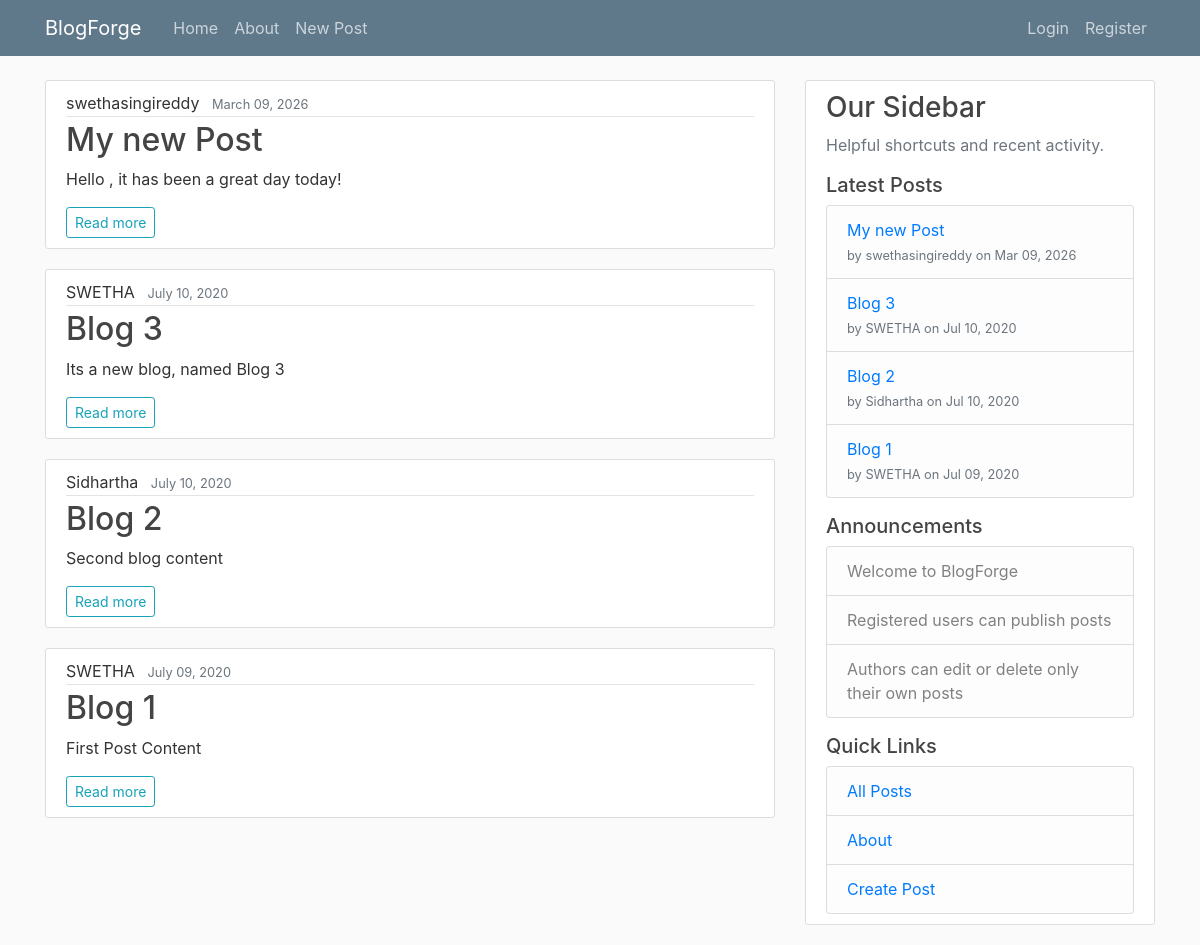
The page / on the database its author committed.
### sweblog/models.py (models this page shows, shortened)
class Post(models.Model):
    title = models.CharField(max_length=100)
    content = models.TextField()
    date_posted = models.DateTimeField(default=timezone.now)
    author = models.ForeignKey(User, on_delete=models.CASCADE)
    class Meta:
        ordering = ['-date_posted']

### sweblog/views.py (the view)
# urls.py: path('', PostListView.as_view(), name='blog-home'),
class PostListView(ListView):
    model = Post
    template_name = 'sweblog/home.html'
    context_object_name = 'posts'
    paginate_by = 5
    def get_context_data(self, **kwargs):
        context = super().get_context_data(**kwargs)
        context.update(sidebar_context())
        return context

### sweblog/views.py (called while the page is built)
def sidebar_context():
    latest_posts = Post.objects.select_related('author').order_by('-date_posted')[:5]
    return {
        'latest_posts': latest_posts,
        'announcements': [
            'Welcome to BlogForge',
            'Registered users can publish posts',
            'Authors can edit or delete only their own posts',
        ],
        'quick_links': [
            {'label': 'All Posts', 'url_name': 'blog-home'},
            {'label': 'About', 'url_name': 'blog-about'},
            {'label': 'Create Post', 'url_name': 'post-create'},
        ],
    }

### sweblog/templates/sweblog/home.html (shortened to what this page needs)
{% extends "sweblog/base.html" %}
{% block content %}
  {% for post in posts %}
    <article class="media content-section">
      <div class="media-body">
        <div class="article-metadata">
          <span class="mr-2">{{ post.author }}</span>
          <small class="text-muted">{{ post.date_posted|date:"F d, Y" }}</small>
        </div>
        <h2><a class="article-title" href="{% url 'post-detail' post.pk %}">{{ post.title }}</a></h2>
        <p class="article-content">{{ post.content|truncatewords:35 }}</p>
        <a class="btn btn-outline-info btn-sm" href="{% url 'post-detail' post.pk %}">Read more</a>
      </div>
    </article>
  {% empty %}
    <div class="content-section">
      <h3>No posts available yet</h3>
      <p>Create the first one from the <a href="{% url 'post-create' %}">New Post</a> page.</p>
    </div>
  {% endfor %}
{% endblock content %}

### sweblog/templates/sweblog/base.html (shortened to what this page needs)
{% load static %}
<!DOCTYPE html>
<html>
<head>
    <link rel="stylesheet" href="https://maxcdn.bootstrapcdn.com/bootstrap/4.0.0/css/bootstrap.min.css">
    <link rel="stylesheet" type="text/css" href="{% static 'sweblog/main.css' %}">
</head>
<body>
<header class="site-header">
  <nav class="navbar navbar-expand-md navbar-dark bg-steel fixed-top">
    <div class="container">
      <a class="navbar-brand mr-4" href="{% url 'blog-home' %}">BlogForge</a>
      <div class="collapse navbar-collapse" id="navbarToggle">
        <div class="navbar-nav mr-auto">
          <a class="nav-item nav-link" href="{% url 'blog-home' %}">Home</a>
          <a class="nav-item nav-link" href="{% url 'blog-about' %}">About</a>
          <a class="nav-item nav-link" href="{% url 'post-create' %}">New Post</a>
        </div>
        <div class="navbar-nav">
          {% if user.is_authenticated %}
            <span class="navbar-text mr-2">Hi, {{ user.username }}</span>
            <a class="nav-item nav-link" href="{% url 'post-create' %}">Create</a>
            <a class="nav-item nav-link" href="{% url 'logout' %}">Logout</a>
          {% else %}
            <a class="nav-item nav-link" href="{% url 'login' %}">Login</a>
            <a class="nav-item nav-link" href="{% url 'register' %}">Register</a>
          {% endif %}
        </div>
      </div>
    </div>
  </nav>
</header>
<main role="main" class="container">
  <div class="row">
    <div class="col-md-8">
      {% block content %}{% endblock %}
    </div>
    <div class="col-md-4">
      <div class="content-section">
        <h3>Our Sidebar</h3>
        <p class="text-muted">Helpful shortcuts and recent activity.</p>
        <h5>Latest Posts</h5>
        <ul class="list-group mb-3">
          {% for latest_post in latest_posts %}
            <li class="list-group-item list-group-item-light">
              <a href="{% url 'post-detail' latest_post.pk %}">{{ latest_post.title }}</a><br>
              <small class="text-muted">by {{ latest_post.author }} on {{ latest_post.date_posted|date:"M d, Y" }}</small>
            </li>
          {% empty %}
            <li class="list-group-item list-group-item-light">No posts yet.</li>
          {% endfor %}
        </ul>
        <h5>Announcements</h5>
        <ul class="list-group mb-3">
          {% for announcement in announcements %}
            <li class="list-group-item list-group-item-light">{{ announcement }}</li>
          {% endfor %}
        </ul>
        <h5>Quick Links</h5>
        <ul class="list-group">
          {% for link in quick_links %}
            <li class="list-group-item list-group-item-light"><a href="{% url link.url_name %}">{{ link.label }}</a></li>
          {% endfor %}
        </ul>
      </div>
    </div>
  </div>
</main>
</body>
</html>

### sweblog/static/sweblog/main.css (style rules this page uses)
body { background: #fafafa; color: #333333; margin-top: 5rem; }
h1, h2, h3, h4, h5, h6 { color: #444444; }
ul { margin: 0; }
.bg-steel { background-color: #5f788a; }
.site-header .navbar-nav .nav-link, .site-header .navbar-text { color: #cbd5db; }
.content-section { background: #ffffff; padding: 10px 20px; border: 1px solid #dddddd; border-radius: 3px; margin-bottom: 20px; }
.article-title { color: #444444; }
.article-content { white-space: pre-line; }
.article-metadata { padding-bottom: 1px; margin-bottom: 4px; border-bottom: 1px solid #e3e3e3; }

### rows shown on the page
Post: author "swethasingireddy", date_posted "March 09, 2026", title "My new Post", content "Hello , it has been a great day today!", date_posted "Mar 09, 2026"
Post: author "SWETHA", date_posted "July 10, 2020", title "Blog 3", content "Its a new blog, named Blog 3", date_posted "Jul 10, 2020"
Post: author "Sidhartha", date_posted "July 10, 2020", title "Blog 2", content "Second blog content", date_posted "Jul 10, 2020"
Post: author "SWETHA", date_posted "July 09, 2020", title "Blog 1", content "First Post Content", date_posted "Jul 09, 2020"

### other values the page prints
{{ announcement }} "Welcome to BlogForge" "Registered users can publish posts" "Authors can edit or delete only their own posts"
{{ link.label }} "All Posts" "About" "Create Post"
